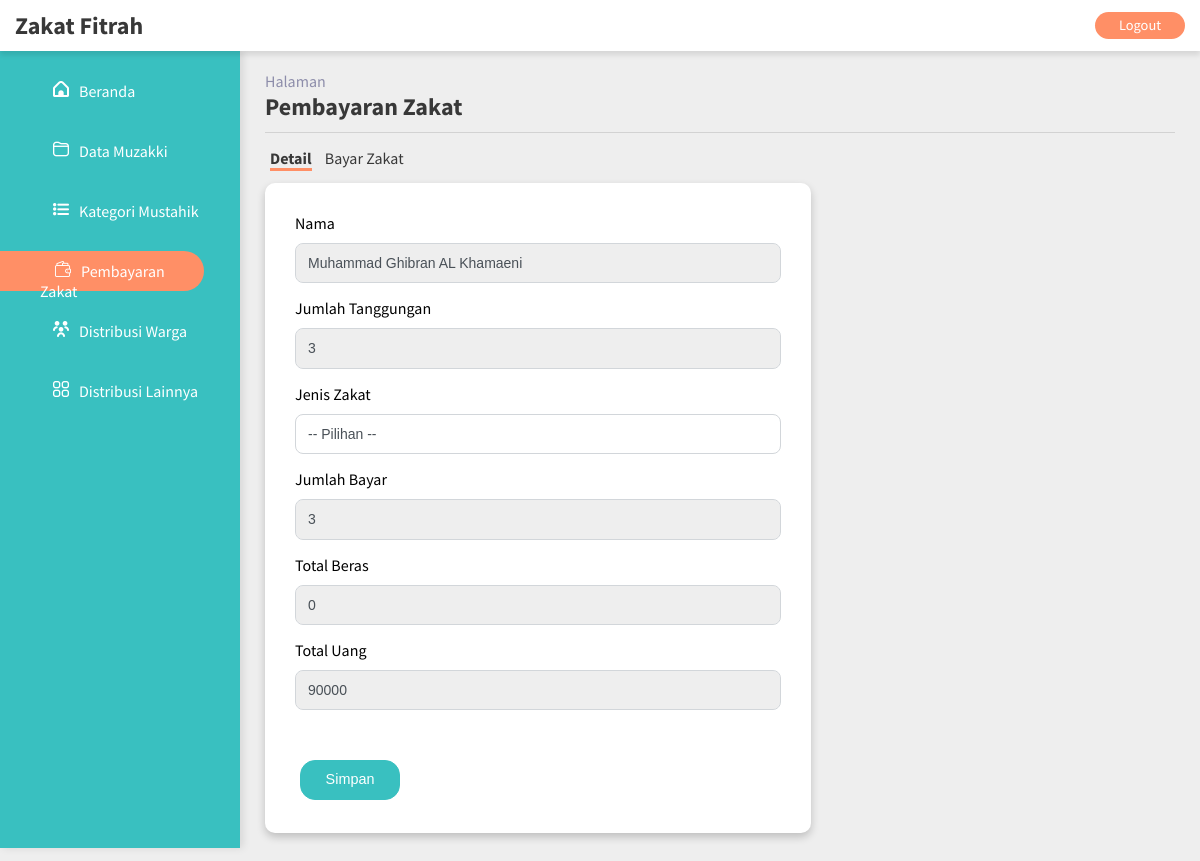
Page /pages/bayar_zakat/ubah.php?id_zakat=1 on the committed database.
### tables this page shows
CREATE TABLE `bayarzakat` (
  `id_zakat` int(11) NOT NULL,
  `nama_kk` varchar(255) DEFAULT NULL,
  `jumlah_tanggungan` int(255) DEFAULT NULL,
  `jenis_bayar` varchar(10) DEFAULT NULL,
  `jumlah_tanggunganyangdibayar` int(255) DEFAULT NULL,
  `bayar_beras` int(255) DEFAULT NULL,
  `bayar_uang` int(255) DEFAULT NULL
);

### pages/bayar_zakat/ubah.php (the view, shortened to what this page needs)
<!DOCTYPE html>
<html lang="id">
<head>
    <link rel="stylesheet" href="../../style/style.css">
    <link rel="stylesheet" href="../../assets/fontawesome/css/all.css">
</head>
<body>
<header>
    <div class="header-wrapper">
        <h2>Zakat Fitrah</h2>
        <a class="btn btn-danger" href="../../logout.php">Logout</a>
    </div>
</header>
<main>
    <div class="flex-container">
        <div class="sidemenu">
            <div class="menu">
                <a href="../../index.php"><img src="../../assets/img/home.png" class="menu-icon">Beranda</a>
            </div>
            <div class="menu">
                <a href="../muzakki/muzakki_page.php"><img src="../../assets/img/folder.png" class="menu-icon">Data Muzakki</a>
            </div>
            <div class="menu">
                <a href="../mustahik/mustahik_page.php"><img src="../../assets/img/list.png" class="menu-icon">Kategori Mustahik</a>
            </div>
            <div class="menu-active">
                <a href="bayar_zakat_pages.php"><img src="../../assets/img/wallet.png" class="menu-icon">Pembayaran Zakat</a>
            </div>
            <div class="menu">
                <a href="../distribusi_warga/distribusi_warga_page.php"><img src="../../assets/img/peoples.png" class="menu-icon">Distribusi Warga</a>
            </div>
            <div class="menu">
                <a href="../distribusi_lainnya/distribusi_lainnya_page.php"><img src="../../assets/img/menu.png" class="menu-icon">Distribusi Lainnya</a>
            </div>
        </div>
        <div class="content-area">
            <div class="page-title">
                <p>Halaman</p>
                <h2>Pembayaran Zakat</h2>
            </div>
            <div class="table-card">
                <a href="bayar_zakat_pages.php" class="tb-menu-active">Detail</a>
                <a href="tambah_bayar_zakat.php" class="tb-menu">Bayar Zakat</a>
                <div class="form-card-4">
                    <form method="POST">
                        <?php
                        include ('../../function.php');
                        if(isset($_GET['id_zakat'])) {
                            $sqlEdit = $koneksi->query("select * from bayarzakat where id_zakat='$_GET[id_zakat]'");
                            $tampil = mysqli_fetch_array($sqlEdit);
                        }
                        ?>
                        <div class="form-group-2">
                            <label>Nama</label>
                            <input class="form-control readonly" name="nama_kk" value="<?php echo $tampil['nama_kk']; ?>" readonly/>
                        </div>
                        <div class="form-group-2">
                            <label>Jumlah Tanggungan</label>
                            <input class="form-control readonly" name="jumlah_tanggungan" value="<?php echo $tampil['jumlah_tanggungan']; ?>" readonly/>
                        </div>
                        <div class="form-group-2">
                            <label>Jenis Zakat</label>
                            <select name="jenis" id="jenis" class="form-control">
                                <option value="">-- Pilihan --</option>
                            </select>
                        </div>
                        <div class="form-group-2">
                            <label>Jumlah Bayar</label>
                            <input class="form-control readonly" type="text" id="jumlah_tanggunganyangdibayar" name="jumlah_tanggunganyangdibayar" value="<?php echo $tampil['jumlah_tanggunganyangdibayar']; ?>" readonly/>
                        </div>
                        <div class="form-group-2">
                            <label>Total Beras</label>
                            <input class="form-control readonly" type="text" id="bayar_beras" name="bayar_beras" value="<?php echo $tampil['bayar_beras']; ?>" placeholder="Total Beras" readonly>
                        </div>
                        <div class="form-group-2">
                            <label>Total Uang</label>
                            <input class="form-control readonly" type="text" id="bayar_uang" name="bayar_uang" value="<?php echo $tampil['bayar_uang']; ?>" placeholder="Total Uang" readonly>
                        </div>
                        <div class="form-group-btn">
                            <input type="submit" name="Simpan" value="Simpan" class="btn btn-submit"/>
                        </div>
                    </form>
                </div>
            </div>
        </div>
    </div>
</main>
</body>
</html>

### style/style.css (style rules this page uses)
* { box-sizing: border-box; text-decoration: none; list-style-type: none; margin: 0; padding: 0; }
body { font-family: 'Source Sans Pro', sans-serif; background: #EEEEEE; }
header { position: sticky; top: 0; }
.header-wrapper { display: flex; justify-content: space-between; align-items: center; background-color: #ffffff; box-shadow: 0 4px 5px 0 rgba(0, 0, 0, 0.1); padding: 10px 15px; position: sticky; top: 0; }
.header-wrapper h2 { color: #383838; cursor: pointer; }
.btn { width: 90px; border-radius: 25px; padding: 10px; }
.btn-submit { width: 100px !important; border-radius: 15px !important; color: #fff; background-color: rgb(57, 192, 192); border: 1px solid rgb(57, 192, 192); text-align: center; font-size: 0.9em; line-height: 1.2; }
.btn-danger { color: #fff; background-color: #ff8f66; text-align: center; font-size: 0.9em; line-height: 0.5; }
.flex-container { display: flex; height: 91.8vh; }
.sidemenu { width: 20%; height: 100%; box-shadow: 3px 0px 8px 0 rgba(0, 0, 0, 0.1); background-color: rgb(57, 192, 192); }
.menu { margin: 20px auto; width: 85%; height: 40px; padding: 10px 20px 5px 20px; }
.menu a { display: block; color: #ffffff; }
.menu-active { margin: 20px auto 20px 0; width: 85%; height: 40px; border-radius: 0 50px 50px 0; padding: 10px 20px 5px 40px; background-color: #ff8f66; }
.menu-active a { display: block; color: #ffffff; }
.menu-icon { margin: 0 10px 0 15px; }
.content-area { width: 80%; overflow: auto; padding: 0 25px 20px 25px; }
.page-title { width: 100%; border-bottom: 1px solid rgba(56, 56, 56, 0.15); }
.page-title p { margin-top: 20px; color: #8D8DAA; }
.page-title h2 { color: #383838; margin-bottom: 10px; }
.table-card { padding-top: 15px; }
.table-card a { color: #383838; font-size: 16px; margin: 0 5px; }
.tb-menu-active { font-weight: bold; border-bottom: 3px solid #ff8f66; }
.form-card-4 { width: 60%; height: 650px; background-color: #ffffff; border-radius: 10px; box-shadow: 0 4px 8px 0 rgba(0, 0, 0, 0.2); padding: 15px; margin-top: 15px; }
.form-group-2 { margin: 15px; }
.form-group-btn { margin: 50px 20px 20px 20px; }
.form-control { display: block; margin-top: 10px; width: 100%; padding: 0.5rem 0.75rem; font-size: 0.875rem; font-weight: 400; line-height: 1.4rem; color: #495057; background-color: #fff; background-clip: padding-box; border: 1px solid #d2d6da; appearance: none; border-radius: 0.5rem; transition: box-shadow 0.15s ease, border-color 0.15s ease; }
.readonly { background-color: #EEEEEE; }

### rows in the picture
bayarzakat: nama_kk "Muhammad Ghibran AL Khamaeni", jumlah_tanggungan "3", jumlah_tanggunganyangdibayar "3", bayar_beras "0", bayar_uang "90000"
